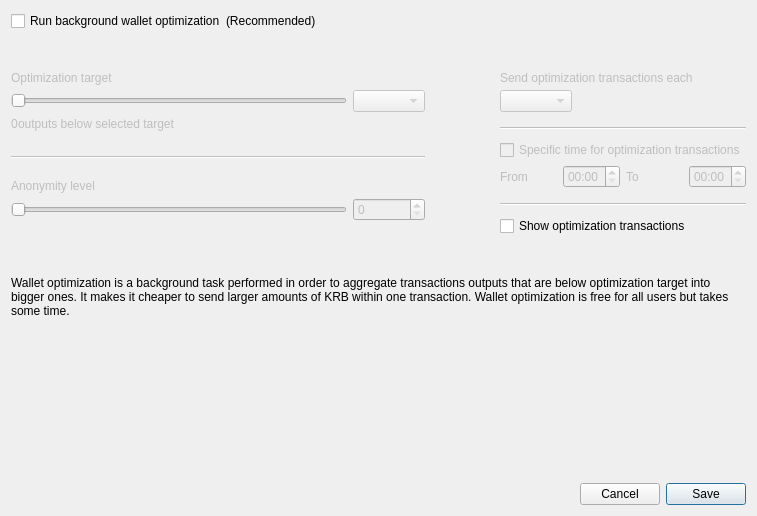
<?xml version="1.0" encoding="UTF-8"?>
<ui version="4.0">
 <class>OptimizationSettingsDialog</class>
 <widget class="QDialog" name="OptimizationSettingsDialog">
  <property name="windowModality">
   <enum>Qt::ApplicationModal</enum>
  </property>
  <property name="geometry">
   <rect>
    <x>0</x>
    <y>0</y>
    <width>757</width>
    <height>516</height>
   </rect>
  </property>
  <property name="windowTitle">
   <string>Wallet optimization settings</string>
  </property>
  <layout class="QGridLayout" name="gridLayout">
   <item row="0" column="0">
    <layout class="QVBoxLayout" name="verticalLayout">
     <property name="spacing">
      <number>0</number>
     </property>
     <property name="leftMargin">
      <number>0</number>
     </property>
     <property name="topMargin">
      <number>0</number>
     </property>
     <property name="rightMargin">
      <number>0</number>
     </property>
     <property name="bottomMargin">
      <number>0</number>
     </property>
     <item>
      <layout class="QHBoxLayout" name="horizontalLayout_1">
       <item>
        <widget class="QCheckBox" name="m_enableOptimizationCheck">
         <property name="text">
          <string>Run background wallet optimization</string>
         </property>
        </widget>
       </item>
       <item>
        <widget class="QLabel" name="label_8">
         <property name="text">
          <string>(Recommended)</string>
         </property>
        </widget>
       </item>
       <item>
        <spacer name="horizontalSpacer">
         <property name="orientation">
          <enum>Qt::Horizontal</enum>
         </property>
         <property name="sizeHint" stdset="0">
          <size>
           <width>40</width>
           <height>20</height>
          </size>
         </property>
        </spacer>
       </item>
      </layout>
     </item>
     <item>
      <spacer name="verticalSpacer_2">
       <property name="orientation">
        <enum>Qt::Vertical</enum>
       </property>
       <property name="sizeType">
        <enum>QSizePolicy::Fixed</enum>
       </property>
       <property name="sizeHint" stdset="0">
        <size>
         <width>20</width>
         <height>40</height>
        </size>
       </property>
      </spacer>
     </item>
     <item>
      <widget class="QWidget" name="m_optimizationOptionsWidget" native="true">
       <property name="enabled">
        <bool>true</bool>
       </property>
       <layout class="QHBoxLayout" name="horizontalLayout_2">
        <property name="spacing">
         <number>75</number>
        </property>
        <property name="leftMargin">
         <number>0</number>
        </property>
        <property name="topMargin">
         <number>0</number>
        </property>
        <property name="rightMargin">
         <number>0</number>
        </property>
        <property name="bottomMargin">
         <number>0</number>
        </property>
        <item alignment="Qt::AlignTop">
         <widget class="QWidget" name="widget1" native="true">
          <property name="enabled">
           <bool>false</bool>
          </property>
          <layout class="QGridLayout" name="gridLayout" columnstretch="50,0,0,0">
           <property name="leftMargin">
            <number>0</number>
           </property>
           <property name="topMargin">
            <number>0</number>
           </property>
           <property name="rightMargin">
            <number>0</number>
           </property>
           <property name="bottomMargin">
            <number>0</number>
           </property>
           <property name="verticalSpacing">
            <number>5</number>
           </property>
           <item row="0" column="0" colspan="4">
            <widget class="QLabel" name="label_5">
             <property name="text">
              <string>Optimization target</string>
             </property>
             <property name="indent">
              <number>0</number>
             </property>
            </widget>
           </item>
           <item row="4" column="0" colspan="4">
            <spacer name="verticalSpacer_3">
             <property name="orientation">
              <enum>Qt::Vertical</enum>
             </property>
             <property name="sizeType">
              <enum>QSizePolicy::Fixed</enum>
             </property>
             <property name="sizeHint" stdset="0">
              <size>
               <width>20</width>
               <height>20</height>
              </size>
             </property>
            </spacer>
           </item>
           <item row="1" column="0" colspan="3">
            <widget class="QSlider" name="m_thresholdSlider">
             <property name="maximum">
              <number>6</number>
             </property>
             <property name="pageStep">
              <number>1</number>
             </property>
             <property name="orientation">
              <enum>Qt::Horizontal</enum>
             </property>
            </widget>
           </item>
           <item row="1" column="3">
            <widget class="QComboBox" name="m_thresholdCombo"/>
           </item>
           <item row="5" column="0" colspan="4">
            <widget class="Line" name="line">
             <property name="orientation">
              <enum>Qt::Horizontal</enum>
             </property>
            </widget>
           </item>
           <item row="6" column="0" colspan="4">
            <spacer name="verticalSpacer_4">
             <property name="orientation">
              <enum>Qt::Vertical</enum>
             </property>
             <property name="sizeType">
              <enum>QSizePolicy::Fixed</enum>
             </property>
             <property name="sizeHint" stdset="0">
              <size>
               <width>20</width>
               <height>15</height>
              </size>
             </property>
            </spacer>
           </item>
           <item row="8" column="3">
            <widget class="QSpinBox" name="m_mixinSpin">
             <property name="buttonSymbols">
              <enum>QAbstractSpinBox::UpDownArrows</enum>
             </property>
            </widget>
           </item>
           <item row="7" column="0" colspan="4">
            <widget class="QLabel" name="label_7">
             <property name="text">
              <string>Anonymity level</string>
             </property>
             <property name="indent">
              <number>0</number>
             </property>
            </widget>
           </item>
           <item row="8" column="0" colspan="3">
            <widget class="QSlider" name="m_mixinSlider">
             <property name="pageStep">
              <number>1</number>
             </property>
             <property name="orientation">
              <enum>Qt::Horizontal</enum>
             </property>
            </widget>
           </item>
           <item row="2" column="0" colspan="4">
            <spacer name="verticalSpacer_12">
             <property name="orientation">
              <enum>Qt::Vertical</enum>
             </property>
             <property name="sizeType">
              <enum>QSizePolicy::Fixed</enum>
             </property>
             <property name="sizeHint" stdset="0">
              <size>
               <width>20</width>
               <height>0</height>
              </size>
             </property>
            </spacer>
           </item>
           <item row="3" column="0" colspan="4">
            <layout class="QHBoxLayout" name="horizontalLayout_3" stretch="0,1">
             <item>
              <widget class="QLabel" name="m_nonOptimizedOutputsLabel">
               <property name="text">
                <string>0</string>
               </property>
              </widget>
             </item>
             <item>
              <widget class="QLabel" name="m_nonOptimizedOutputsTextLabel">
               <property name="text">
                <string>outputs below selected target</string>
               </property>
              </widget>
             </item>
            </layout>
           </item>
          </layout>
         </widget>
        </item>
        <item>
         <layout class="QVBoxLayout" name="verticalLayout_3">
          <property name="spacing">
           <number>10</number>
          </property>
          <property name="rightMargin">
           <number>0</number>
          </property>
          <property name="bottomMargin">
           <number>0</number>
          </property>
          <item>
           <widget class="QWidget" name="widget2" native="true">
            <property name="enabled">
             <bool>false</bool>
            </property>
            <layout class="QGridLayout" name="gridLayout_2" columnstretch="0,0,0,0">
             <property name="leftMargin">
              <number>0</number>
             </property>
             <property name="topMargin">
              <number>0</number>
             </property>
             <property name="rightMargin">
              <number>0</number>
             </property>
             <property name="bottomMargin">
              <number>0</number>
             </property>
             <property name="verticalSpacing">
              <number>5</number>
             </property>
             <item row="2" column="0" colspan="2" alignment="Qt::AlignLeft">
              <widget class="QComboBox" name="m_periodCombo"/>
             </item>
             <item row="8" column="0">
              <widget class="QLabel" name="label_2">
               <property name="text">
                <string>From</string>
               </property>
              </widget>
             </item>
             <item row="8" column="1">
              <widget class="QTimeEdit" name="m_startTimeEdit">
               <property name="enabled">
                <bool>false</bool>
               </property>
               <property name="displayFormat">
                <string>HH:mm</string>
               </property>
              </widget>
             </item>
             <item row="8" column="2">
              <widget class="QLabel" name="label_3">
               <property name="text">
                <string>To</string>
               </property>
              </widget>
             </item>
             <item row="8" column="3">
              <widget class="QTimeEdit" name="m_stopTimeEdit">
               <property name="enabled">
                <bool>false</bool>
               </property>
               <property name="displayFormat">
                <string>HH:mm</string>
               </property>
              </widget>
             </item>
             <item row="6" column="0" colspan="4">
              <widget class="QCheckBox" name="m_optimizationTimeCheck">
               <property name="text">
                <string>Specific time for optimization transactions</string>
               </property>
              </widget>
             </item>
             <item row="4" column="0" colspan="4">
              <widget class="Line" name="line_2">
               <property name="orientation">
                <enum>Qt::Horizontal</enum>
               </property>
              </widget>
             </item>
             <item row="0" column="0" colspan="4">
              <widget class="QLabel" name="label_4">
               <property name="text">
                <string>Send optimization transactions each</string>
               </property>
               <property name="indent">
                <number>0</number>
               </property>
              </widget>
             </item>
             <item row="7" column="0" colspan="4">
              <spacer name="verticalSpacer_8">
               <property name="orientation">
                <enum>Qt::Vertical</enum>
               </property>
               <property name="sizeType">
                <enum>QSizePolicy::Fixed</enum>
               </property>
               <property name="sizeHint" stdset="0">
                <size>
                 <width>20</width>
                 <height>0</height>
                </size>
               </property>
              </spacer>
             </item>
             <item row="3" column="0" colspan="4">
              <spacer name="verticalSpacer_6">
               <property name="orientation">
                <enum>Qt::Vertical</enum>
               </property>
               <property name="sizeType">
                <enum>QSizePolicy::Fixed</enum>
               </property>
               <property name="sizeHint" stdset="0">
                <size>
                 <width>20</width>
                 <height>10</height>
                </size>
               </property>
              </spacer>
             </item>
             <item row="10" column="0" colspan="4">
              <widget class="Line" name="line_3">
               <property name="orientation">
                <enum>Qt::Horizontal</enum>
               </property>
              </widget>
             </item>
             <item row="1" column="0" colspan="4">
              <spacer name="verticalSpacer_5">
               <property name="orientation">
                <enum>Qt::Vertical</enum>
               </property>
               <property name="sizeType">
                <enum>QSizePolicy::Fixed</enum>
               </property>
               <property name="sizeHint" stdset="0">
                <size>
                 <width>20</width>
                 <height>0</height>
                </size>
               </property>
              </spacer>
             </item>
             <item row="5" column="0" colspan="4">
              <spacer name="verticalSpacer_7">
               <property name="orientation">
                <enum>Qt::Vertical</enum>
               </property>
               <property name="sizeType">
                <enum>QSizePolicy::Fixed</enum>
               </property>
               <property name="sizeHint" stdset="0">
                <size>
                 <width>20</width>
                 <height>5</height>
                </size>
               </property>
              </spacer>
             </item>
             <item row="9" column="0" colspan="4">
              <spacer name="verticalSpacer_10">
               <property name="orientation">
                <enum>Qt::Vertical</enum>
               </property>
               <property name="sizeType">
                <enum>QSizePolicy::Fixed</enum>
               </property>
               <property name="sizeHint" stdset="0">
                <size>
                 <width>20</width>
                 <height>10</height>
                </size>
               </property>
              </spacer>
             </item>
            </layout>
           </widget>
          </item>
          <item>
           <widget class="QCheckBox" name="m_showFusionTransactionsCheck">
            <property name="enabled">
             <bool>true</bool>
            </property>
            <property name="text">
             <string>Show optimization transactions</string>
            </property>
           </widget>
          </item>
         </layout>
        </item>
       </layout>
      </widget>
     </item>
     <item>
      <spacer name="verticalSpacer_11">
       <property name="orientation">
        <enum>Qt::Vertical</enum>
       </property>
       <property name="sizeType">
        <enum>QSizePolicy::Fixed</enum>
       </property>
       <property name="sizeHint" stdset="0">
        <size>
         <width>20</width>
         <height>40</height>
        </size>
       </property>
      </spacer>
     </item>
     <item>
      <widget class="QLabel" name="m_helpLabel">
       <property name="text">
        <string>Wallet optimization is a background task performed in order to aggregate transactions outputs that are below optimization target into bigger ones. It makes it cheaper to send larger amounts of KRB within one transaction. Wallet optimization is free for all users but takes some time.</string>
       </property>
       <property name="wordWrap">
        <bool>true</bool>
       </property>
      </widget>
     </item>
     <item>
      <spacer name="verticalSpacer">
       <property name="orientation">
        <enum>Qt::Vertical</enum>
       </property>
       <property name="sizeHint" stdset="0">
        <size>
         <width>20</width>
         <height>40</height>
        </size>
       </property>
      </spacer>
     </item>
    </layout>
   </item>
   <item row="1" column="0">
    <layout class="QHBoxLayout" name="horizontalLayout_4">
     <item>
      <spacer name="horizontalSpacer">
       <property name="orientation">
        <enum>Qt::Horizontal</enum>
       </property>
       <property name="sizeHint" stdset="0">
        <size>
         <width>40</width>
         <height>20</height>
        </size>
       </property>
      </spacer>
     </item>
     <item>
      <widget class="QPushButton" name="optimizationCancelButton">
       <property name="text">
        <string>Cancel</string>
       </property>
      </widget>
     </item>
     <item>
      <widget class="QPushButton" name="optimizationSaveButton">
       <property name="text">
        <string>Save</string>
       </property>
       <property name="default">
        <bool>true</bool>
       </property>
      </widget>
     </item>
    </layout>
   </item>
  </layout>
 </widget>
 <resources/>
 <connections>
  <connection>
   <sender>optimizationCancelButton</sender>
   <signal>clicked()</signal>
   <receiver>OptimizationSettingsDialog</receiver>
   <slot>reject()</slot>
   <hints>
    <hint type="sourcelabel">
     <x>549</x>
     <y>259</y>
    </hint>
    <hint type="destinationlabel">
     <x>338</x>
     <y>140</y>
    </hint>
   </hints>
  </connection>
  <connection>
   <sender>optimizationSaveButton</sender>
   <signal>clicked()</signal>
   <receiver>OptimizationSettingsDialog</receiver>
   <slot>save()</slot>
   <hints>
    <hint type="sourcelabel">
     <x>630</x>
     <y>259</y>
    </hint>
    <hint type="destinationlabel">
     <x>338</x>
     <y>140</y>
    </hint>
   </hints>
  </connection>
  <connection>
   <sender>m_enableOptimizationCheck</sender>
   <signal>toggled(bool)</signal>
   <receiver>widget1</receiver>
   <slot>setEnabled(bool)</slot>
   <hints>
    <hint type="sourcelabel">
     <x>147</x>
     <y>47</y>
    </hint>
    <hint type="destinationlabel">
     <x>176</x>
     <y>204</y>
    </hint>
   </hints>
  </connection>
  <connection>
   <sender>m_optimizationTimeCheck</sender>
   <signal>toggled(bool)</signal>
   <receiver>m_startTimeEdit</receiver>
   <slot>setEnabled(bool)</slot>
   <hints>
    <hint type="sourcelabel">
     <x>543</x>
     <y>179</y>
    </hint>
    <hint type="destinationlabel">
     <x>501</x>
     <y>207</y>
    </hint>
   </hints>
  </connection>
  <connection>
   <sender>m_optimizationTimeCheck</sender>
   <signal>toggled(bool)</signal>
   <receiver>m_stopTimeEdit</receiver>
   <slot>setEnabled(bool)</slot>
   <hints>
    <hint type="sourcelabel">
     <x>543</x>
     <y>179</y>
    </hint>
    <hint type="destinationlabel">
     <x>643</x>
     <y>207</y>
    </hint>
   </hints>
  </connection>
  <connection>
   <sender>m_enableOptimizationCheck</sender>
   <signal>toggled(bool)</signal>
   <receiver>widget2</receiver>
   <slot>setEnabled(bool)</slot>
   <hints>
    <hint type="sourcelabel">
     <x>158</x>
     <y>48</y>
    </hint>
    <hint type="destinationlabel">
     <x>556</x>
     <y>197</y>
    </hint>
   </hints>
  </connection>
  <connection>
   <sender>m_thresholdSlider</sender>
   <signal>valueChanged(int)</signal>
   <receiver>OptimizationSettingsDialog</receiver>
   <slot>thresholdChanged(int)</slot>
   <hints>
    <hint type="sourcelabel">
     <x>116</x>
     <y>139</y>
    </hint>
    <hint type="destinationlabel">
     <x>355</x>
     <y>194</y>
    </hint>
   </hints>
  </connection>
  <connection>
   <sender>m_mixinSlider</sender>
   <signal>valueChanged(int)</signal>
   <receiver>OptimizationSettingsDialog</receiver>
   <slot>mixinChanged(int)</slot>
   <hints>
    <hint type="sourcelabel">
     <x>116</x>
     <y>240</y>
    </hint>
    <hint type="destinationlabel">
     <x>367</x>
     <y>236</y>
    </hint>
   </hints>
  </connection>
 </connections>
 <slots>
  <slot>thresholdChanged(int)</slot>
  <slot>mixinChanged(int)</slot>
  <slot>save()</slot>
 </slots>
</ui>
